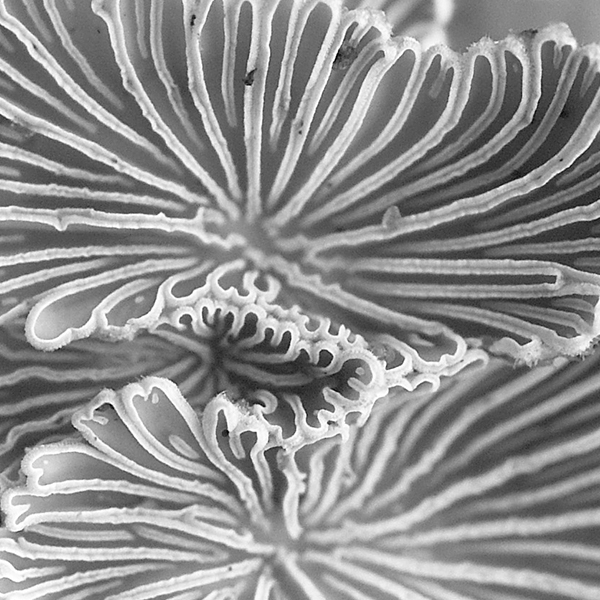
#> input picture image_processing/Laboratory_5/images/test5_0.jpg, 600 x 600 px
$ jupyter execute --allow-errors outline_selection.ipynb   (older library calls are emulated)
#> lines starting #> are read from the running program, lines starting #| are printed output that depends on the picture; after the words box and inside, x2 and y2 are one past the last pixel; in counts of white or black regions, pixels touching at a corner belong together
[cell 1]
import random
from PIL import Image, ImageDraw
import math
import numpy as np
import matplotlib.pyplot as plt
import cv2
from skimage import io
from sklearn import preprocessing
from skimage.exposure import histogram

im1 = cv2.imread("./images/test5_0.jpg",0)
#> im1 is the input picture: shape (600, 600); min 0, max 255, mean 143.3
im2 = cv2.imread("./images/test5_1.jpg",0)
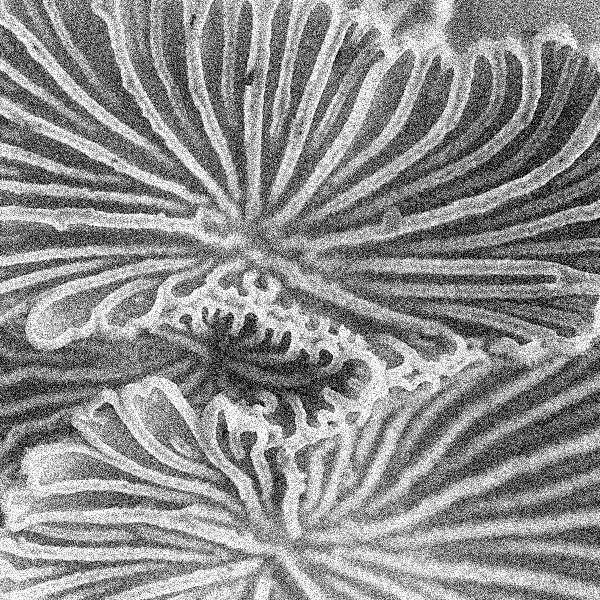
#> input picture image_processing/Laboratory_5/images/test5_1.jpg, 600 x 600 px
#> im2 is the input picture: shape (600, 600); min 0, max 255, mean 141.8
im3 = cv2.imread("./images/test5_2.jpg",0)
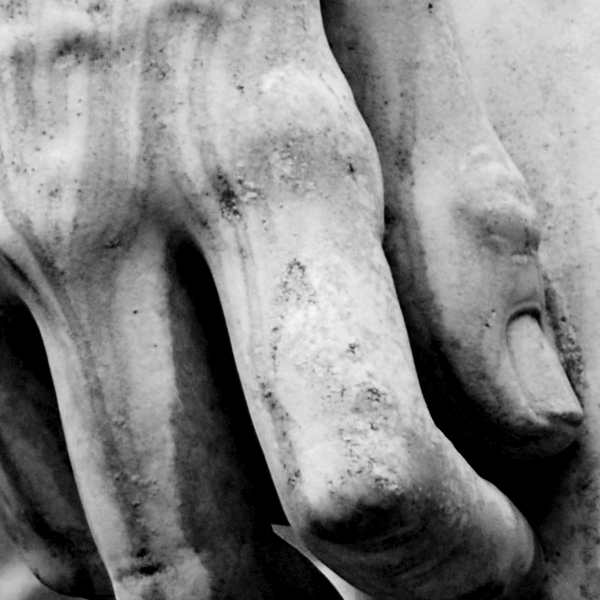
#> input picture image_processing/Laboratory_5/images/test5_2.jpg, 600 x 600 px
#> im3 is the input picture: shape (600, 600); min 0, max 248, mean 131.4
im4 = cv2.imread("./images/test5_3.jpg",0)
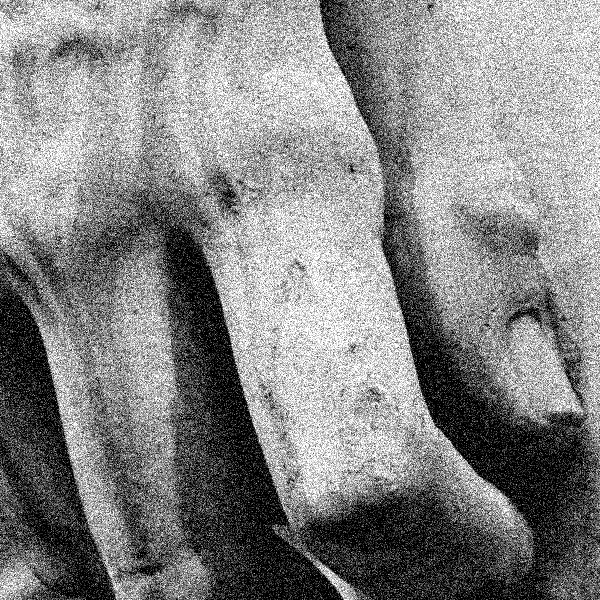
#> input picture image_processing/Laboratory_5/images/test5_3.jpg, 600 x 600 px
#> im4 is the input picture: shape (600, 600); min 0, max 255, mean 132.9
im5 = cv2.imread("./images/test5_4.jpg",0)
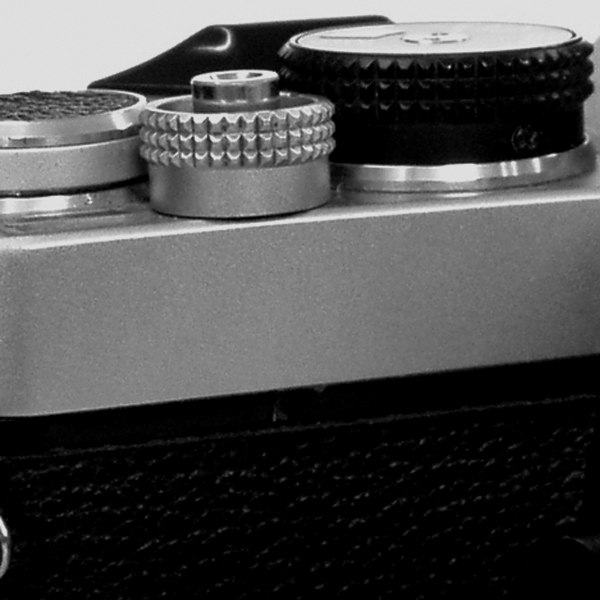
#> input picture image_processing/Laboratory_5/images/test5_4.jpg, 600 x 600 px
#> im5 is the input picture: shape (600, 600); min 0, max 226, mean 76.3
im6 = cv2.imread("./images/test5_5.jpg",0)
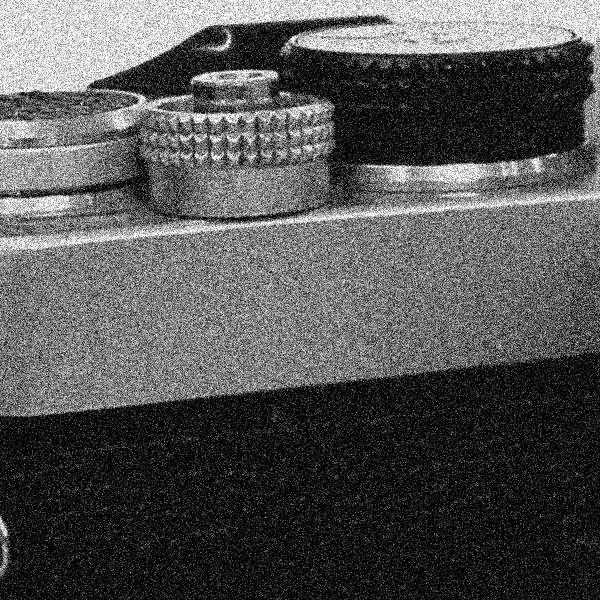
#> input picture image_processing/Laboratory_5/images/test5_5.jpg, 600 x 600 px
#> im6 is the input picture: shape (600, 600); min 0, max 255, mean 82.9

[cell 2]
def contourArea(im):
  ret, thresh = cv2.threshold(im,127,255,0)
  contours, hierarchy = cv2.findContours(thresh, 1,2)
  cnt = contours[0]
  return cv2.contourArea(cnt)

def drawImage(image, title, h):
    axes[h].set_title(title)
    axes[h].imshow(image, cmap='gray')

[cell 3]
fig, axes = plt.subplots(1,6)
fig.set_figwidth(30)
fig.set_figheight(20)


drawImage(im1, 'Исходное изображение №1',0)
drawImage(im2, 'Исходное изображение №2',1)
drawImage(im3, 'Исходное изображение №3',2)
drawImage(im4, 'Исходное изображение №4',3)
drawImage(im5, 'Исходное изображение №5',4)
drawImage(im6, 'Исходное изображение №6',5)


arr=[]
for i in [im1, im2, im3, im4, im5, im6]:
    x = contourArea(i)
    arr.append( x)
#> this loop made 6 passes
#> x on passes 1, 2, 4, 6: 2, 0, 0, 0
#> x on passes 3, 5: 29.5, 2
#> pass 1, in contourArea, `ret, thresh = cv2.threshold(im,127,255,0)`:
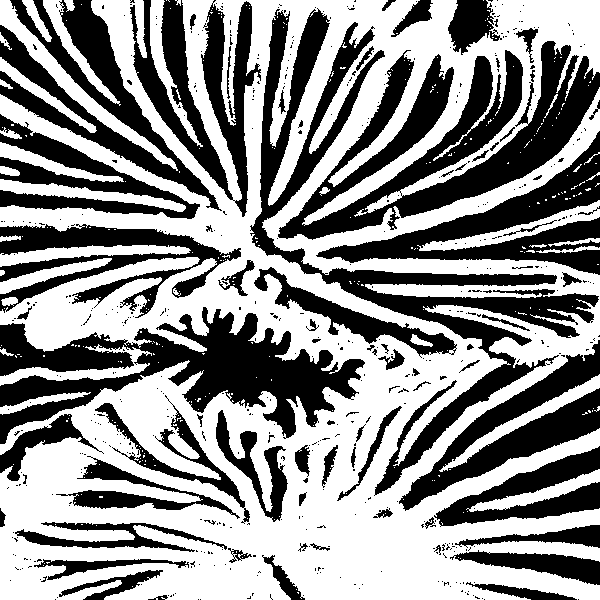
#> thresh: shape (600, 600); 56% white; 526 black regions (450 under 20 px), largest, box (x1, y1, x2, y2) and area: (278, 41, 600, 240) 22993, (250, 8, 599, 496) 22232, (0, 307, 365, 444) 20155
#> after the loop, arr = [2, 0, 29.5, 0, 2, 0]
print(arr)
#| [2.0, 0.0, 29.5, 0.0, 2.0, 0.0]

[cell 4]
def roberts(im):
  kernelx = np.array([[-1, 0], [0, 1]], dtype=int)
  kernely = np.array([[0, -1], [1, 0]], dtype=int)
  x = cv2.filter2D(im, cv2.CV_16S, kernelx)
  y = cv2.filter2D(im, cv2.CV_16S, kernely)
  absX = cv2.convertScaleAbs(x)
  absY = cv2.convertScaleAbs(y)
  return  cv2.addWeighted(absX, 0.5, absY, 0.5, 0)
#> in roberts (call 6), `absY = cv2.convertScaleAbs(y)`:
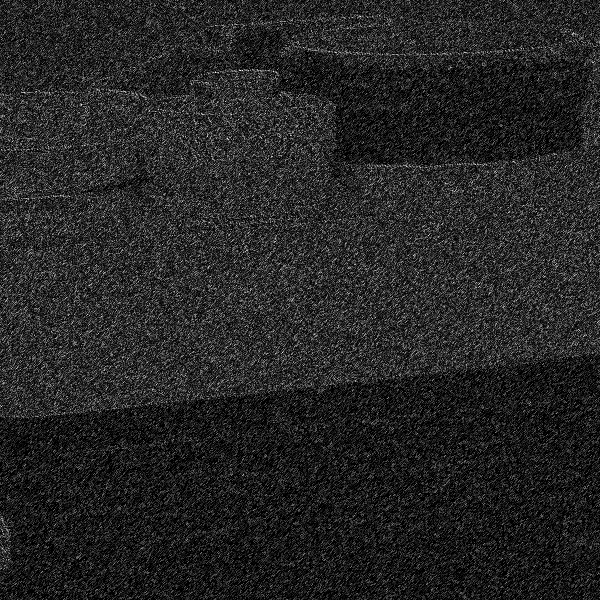
#> absY: shape (600, 600); min 0, max 255, mean 37.4


def prewitt(im):
  kernelx = np.array([[-1,-1,-1],[0,0,0],[1,1,1]], dtype=int)
  kernely = np.array([[-1,0,1],[-1,0,1],[-1,0,1]], dtype=int)
  x = cv2.filter2D(im, cv2.CV_16S, kernelx)
  y = cv2.filter2D(im, cv2.CV_16S, kernely)
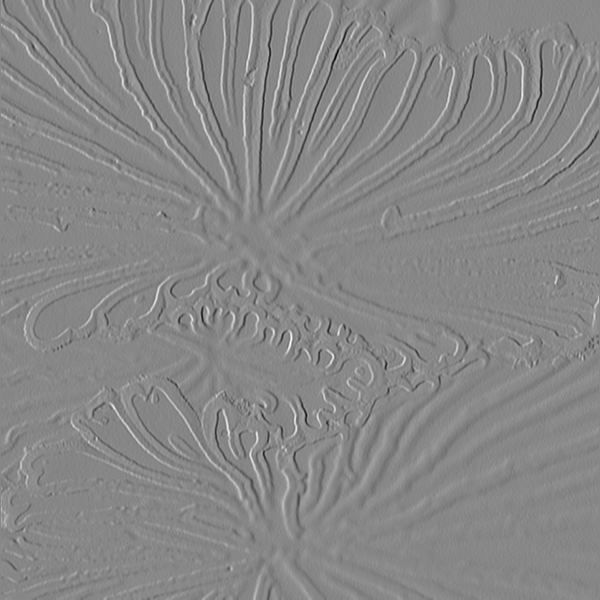
#> y: shape (600, 600) int16; min -754, max 664, mean -0.1; drawn with min black and max white
  absX = cv2.convertScaleAbs(x)
  absY = cv2.convertScaleAbs(y)
  return cv2.addWeighted(absX,0.5,absY,0.5,0)
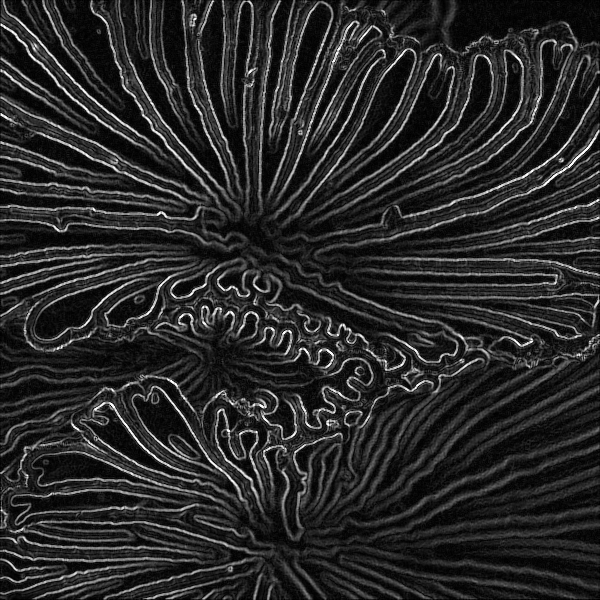
#> returned value: shape (600, 600); min 0, max 255, mean 41.4

def sobel(im):
  kernelx = np.array([[-1,-2,-1],[0,0,0],[1,2,1]], dtype=int)
  kernely = np.array([[-1,0,1],[-2,0,2],[-1,0,1]], dtype=int)
  x = cv2.filter2D(im, cv2.CV_16S, kernelx)
  y = cv2.filter2D(im, cv2.CV_16S, kernely)
  absX = cv2.convertScaleAbs(x)
  absY = cv2.convertScaleAbs(y)
  return cv2.addWeighted(absX, 0.5, absY, 0.5, 0)

def laplacian(im):
  dst = cv2.Laplacian(im, cv2.CV_16S, ksize = 3)
  return cv2.convertScaleAbs(dst)

[cell 5]
im1R = roberts(im1)
im2R = roberts(im2)
im3R = roberts(im3)
im4R = roberts(im4)
im5R = roberts(im5)
im6R = roberts(im6)

fig, axes = plt.subplots(1,6)
fig.set_figwidth(30)
fig.set_figheight(20)

drawImage(im1R, 'Оператор Робертса №1',0)
drawImage(im2R, 'Оператор Робертса №2',1)
drawImage(im3R, 'Оператор Робертса №3',2)
drawImage(im4R, 'Оператор Робертса №4',3)
drawImage(im5R, 'Оператор Робертса №5',4)
drawImage(im6R, 'Оператор Робертса №6',5)


arr=[]
#> (the rest of this cell did not finish here and is left out)

[cell 6]
im1P = prewitt(im1)
im2P = prewitt(im2)
im3P = prewitt(im3)
im4P = prewitt(im4)
im5P = prewitt(im5)
im6P = prewitt(im6)

fig, axes = plt.subplots(1,6)
fig.set_figwidth(30)
fig.set_figheight(20)

drawImage(im1P, 'Оператор Превитта №1',0)
drawImage(im2P, 'Оператор Превитта №2',1)
drawImage(im3P, 'Оператор Превитта №3',2)
drawImage(im4P, 'Оператор Превитта №4',3)
drawImage(im5P, 'Оператор Превитта №5',4)
drawImage(im6P, 'Оператор Превитта №6',5)

arr=[]
for i in [im1P, im2P, im3P, im4P, im5P, im6P]:
    x = contourArea(i)
    arr.append( x)
#> this loop made 6 passes
#> x on passes 1, 2, 3, 4, 6: 0, 0, 0, 0, 0
#> x on pass 5: 7
#> after the loop, arr = [0, 0, 0, 0, 7, 0]
print(arr)
#| [0.0, 0.0, 0.0, 0.0, 7.0, 0.0]

[cell 7]
im1S = sobel(im1)
im2S = sobel(im2)
im3S = sobel(im3)
im4S = sobel(im4)
im5S = sobel(im5)
im6S = sobel(im6)

fig, axes = plt.subplots(1,6)
fig.set_figwidth(30)
fig.set_figheight(20)

drawImage(im1S, 'Оператор Собела №1',0)
drawImage(im2S, 'Оператор Собела №2',1)
drawImage(im3S, 'Оператор Собела №3',2)
drawImage(im4S, 'Оператор Собела №4',3)
drawImage(im5S, 'Оператор Собела №5',4)
drawImage(im6S, 'Оператор Собела №6',5)

arr=[]
for i in [im1S, im2S, im3S, im4S, im5S, im6S]:
    x = contourArea(i)
    arr.append( x)
#> this loop made 6 passes
#> x on passes 1, 2, 4, 5, 6: 0, 0, 0, 0, 0
#> x on pass 3: 1
#> after the loop, arr = [0, 0, 1, 0, 0, 0]
print(arr)
#| [0.0, 0.0, 1.0, 0.0, 0.0, 0.0]

[cell 8]
im1L = laplacian(im1)
im2L = laplacian(im2)
im3L = laplacian(im3)
im4L = laplacian(im4)
im5L = laplacian(im5)
im6L = laplacian(im6)

fig, axes = plt.subplots(1,6)
fig.set_figwidth(30)
fig.set_figheight(20)

drawImage(im1L, 'Оператор Лапласина №1',0)
drawImage(im2L, 'Оператор Лапласина №2',1)
drawImage(im3L, 'Оператор Лапласина №3',2)
drawImage(im4L, 'Оператор Лапласина №4',3)
drawImage(im5L, 'Оператор Лапласина №5',4)
drawImage(im6L, 'Оператор Лапласина №6',5)

arr=[]
for i in [im1L, im2L, im3L, im4L, im5L, im6L]:
    x = contourArea(i)
    arr.append( x)
#> this loop made 6 passes
#> x on passes 1 to 6: 0, 2, 0, 2, 0.5, 0
#> after the loop, arr = [0, 2, 0, 2, 0.5, 0]
print(arr)
#| [0.0, 2.0, 0.0, 2.0, 0.5, 0.0]
